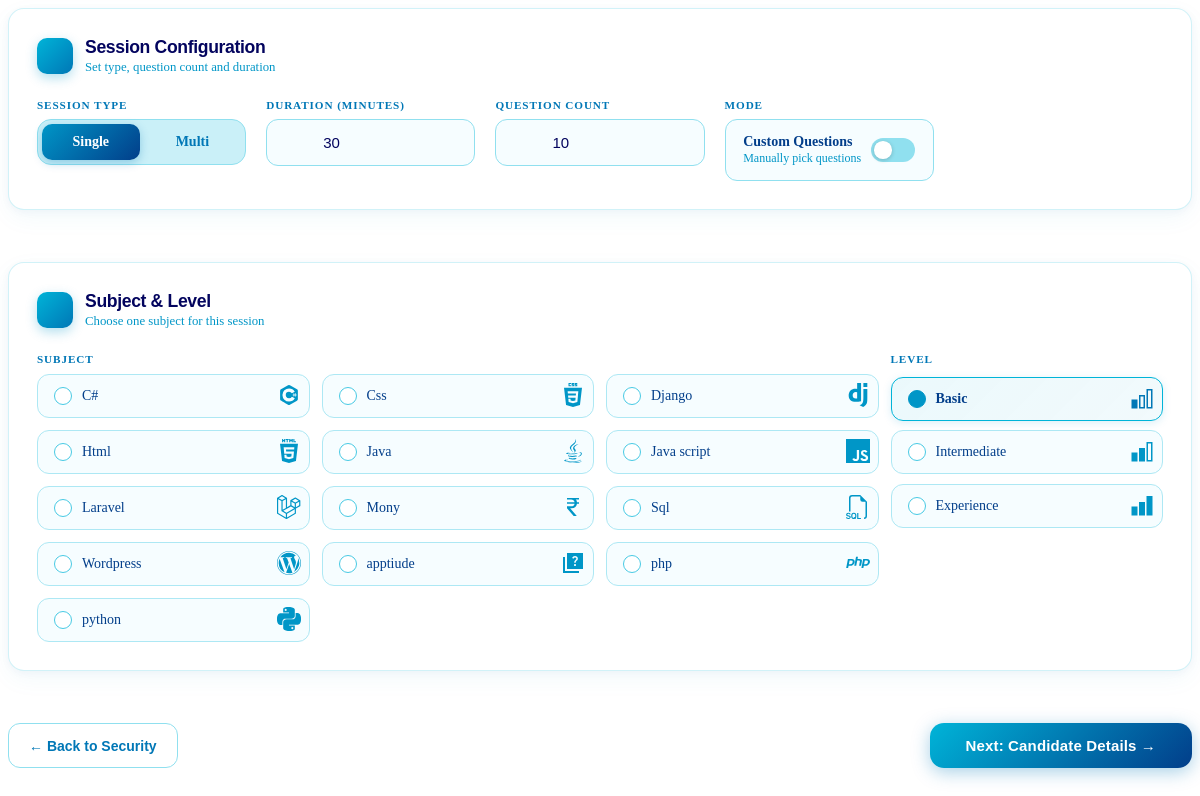
Before: /quiz/security-next/ (signed in) with the older database file.
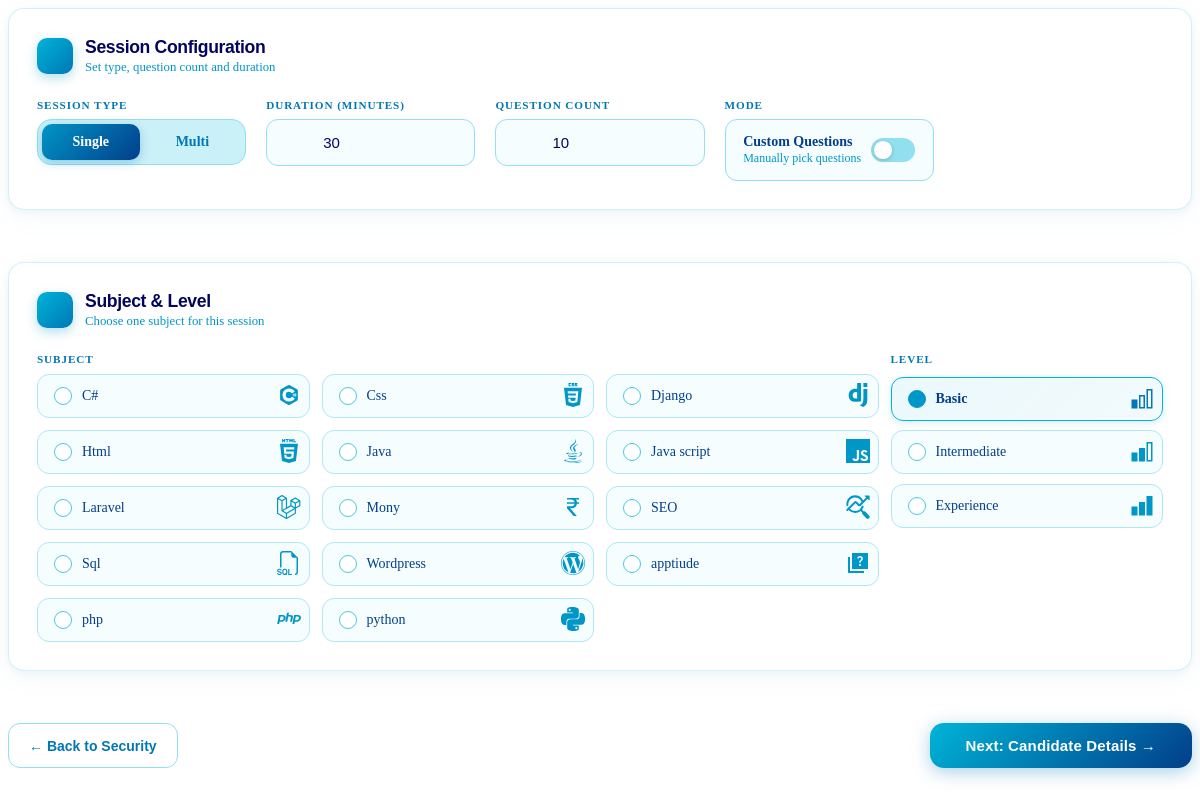
After: the same page with the newer database file.
### dashboard/models.py (models this page shows, shortened)
class TestSubject(models.Model):
    company = models.ForeignKey(Company, on_delete=models.CASCADE, related_name='subjects')
    subject = models.CharField(max_length=150)
    subject_svg = models.TextField(blank=True, null=True)
    created_at = models.DateTimeField(auto_now_add=True)
    class Meta:
        ordering = ['subject']
        unique_together = ('company', 'subject')

### quiz/views.py (the view)
# urls.py: path('security-next/', views.security_next, name='security_next'),
@company_login_required
def security_next(request):
    state = _build_security_state(request.company, request.POST)
    if not _validate_security_state(state, request.company):
        return render(
            request,
            'quiz/_builder_panel.html',
            {'step': 'security', 'security_state': state},
        )
    request.session[PENDING_SECURITY_SETUP_SESSION_KEY] = {
        'full_screen_lock_enabled': state['full_screen_lock_enabled'],
        'pause_lock_enabled': state['pause_lock_enabled'],
        'tab_switch_guard_enabled': state['tab_switch_guard_enabled'],
        'copy_paste_block_enabled': state['copy_paste_block_enabled'],
        'right_click_disable_enabled': state['right_click_disable_enabled'],
        'max_violation_warnings': state['max_violation_warnings'],
    }
    request.session.modified = True
    return render(
        request,
        'quiz/_builder_panel.html',
        {
            'step': 'setup',
            'setup_state': _build_setup_state(request, request.company),
            'level_choices': _level_choices(),
        },
    )

### dashboard/views.py (called while the page is built)
def get_logged_in_company(request):
    company_id = request.session.get('company_id')
    if not company_id:
        return None
    return Company.objects.filter(id=company_id, is_active=True).first()

def company_login_required(view_func):
    @wraps(view_func)
    def wrapper(request, *args, **kwargs):
        company = get_logged_in_company(request)
        if not company:
            return redirect(f"{reverse('dashboard:login')}?next={request.path}")
        request.company = company
        return view_func(request, *args, **kwargs)
    return wrapper

### quiz/views.py (called while the page is built)
def _level_choices():
    return Quiz.LEVEL_CHOICES

def _parse_positive_int(raw_value, default=0):
    try:
        value = int(raw_value)
    except (TypeError, ValueError):
        return default
    return max(value, 0)

def _subject_map(company):
    return {
        subject.id: subject
        for subject in TestSubject.objects.filter(company=company).order_by('subject')
    }

def _subtitle_map(company):
    subtitles = SubTitle.objects.filter(test_subject__company=company).select_related('test_subject').order_by('title')
    return {subtitle.id: subtitle for subtitle in subtitles}

### templates/quiz/_builder_panel.html (shortened to what the changed rows need)
<div id="builder-panel">
{% if step == 'security' %}
{% if security_state.errors %}
    <div class="bp-toast-seed">
        {% for e in security_state.errors %}
            <span class="toast-data" data-toast-level="error" data-toast-title="Security Error">{{ e }}</span>
        {% endfor %}
    </div>
{% endif %}
<form
    id="security-form"
    method="post"
    hx-post="{% url 'quiz:security_next' %}"
    hx-target="#builder-panel"
    hx-swap="outerHTML"
    style="display:flex;flex-direction:column;gap:1.75rem;"
>
    {% csrf_token %}
    <div class="bp-tile">
        <div class="bp-section">
            <div class="bp-section-icon"><iconify-icon icon="mdi:shield-lock" width="26" height="26"></iconify-icon></div>
            <div>
                <div class="bp-section-title">Security Setup</div>
                <div class="bp-section-sub">Choose rules for this test attempt</div>
            </div>
        </div>
        <div class="bp-security-grid">
            {% if security_state.allow_full_screen_lock %}
            <label class="bp-switch-wrap bp-switch-wrap-icon bp-security-card">
                <div class="bp-switch-copy">
                    <span class="bp-switch-copy-icon">
                        <svg xmlns="http://www.w3.org/2000/svg" width="22" height="22" viewBox="0 0 50 50"><path fill="currentColor" d="M2 15.758V2h14.299l5.262 4h-8.769L22 15.758L16.299 21L7 12.251v8.769zM33.752 2H48v13.809l-4 5.261v-8.768L33.997 21.51l-5.364-5.456L37.259 7H28.49zM48 33.752V48H33.701l-5.262-4h8.769L28 33.997l5.701-5.364L43 37.259V28.49zM16.248 48H2V33.701l4-5.262v8.769L16.003 28l5.364 5.701L12.741 43h8.769z"/></svg>
                    </span>
                    <div>
                        <div class="bp-switch-text">Fullscreen Lock</div>
                        <div class="bp-switch-desc">Require the candidate to stay in fullscreen mode</div>
                    </div>
                </div>
                <div class="bp-switch">
                    <input type="checkbox" name="full_screen_lock_enabled" value="1" {% if security_state.full_screen_lock_enabled %}checked{% endif %}>
                    <span class="bp-switch-track"></span>
                </div>
            </label>
            {% endif %}
            {% if security_state.allow_pause_lock %}
            <label class="bp-switch-wrap bp-switch-wrap-icon bp-security-card">
                <div class="bp-switch-copy">
                    <span class="bp-switch-copy-icon">
                        <svg xmlns="http://www.w3.org/2000/svg" width="22" height="22" viewBox="0 0 16 16"><path fill="currentColor" d="M4.5 7a4.5 4.5 0 1 1 0 9a4.5 4.5 0 0 1 0-9M3 9a.5.5 0 0 0-.5.5v4a.5.5 0 0 0 1 0v-4A.5.5 0 0 0 3 9m3 0a.5.5 0 0 0-.5.5v4a.5.5 0 0 0 1 0v-4A.5.5 0 0 0 6 9m3-9a7 7 0 0 1 .404 13.987c.38-.747.596-1.591.596-2.487c0-1.33-.472-2.549-1.258-3.5H11.5a.5.5 0 0 0 0-1H9V3.5a.5.5 0 0 0-1 0v3.757A5.48 5.48 0 0 0 4.5 6a5.5 5.5 0 0 0-2.488.595A7 7 0 0 1 9 0"/></svg>
                    </span>
                    <div>
                        <div class="bp-switch-text">Pause Lock</div>
                        <div class="bp-switch-desc">Require password confirmation to pause or resume</div>
                    </div>
                </div>
                <div class="bp-switch">
                    <input type="checkbox" name="pause_lock_enabled" value="1" {% if security_state.pause_lock_enabled %}checked{% endif %}>
                    <span class="bp-switch-track"></span>
                </div>
            </label>
            {% endif %}
            {% if security_state.allow_tab_switch_guard %}
            <label class="bp-switch-wrap bp-switch-wrap-icon bp-security-card">
                <div class="bp-switch-copy">
                    <span class="bp-switch-copy-icon">
                        <svg xmlns="http://www.w3.org/2000/svg" width="24" height="24" viewBox="0 0 24 24"><path fill="currentColor" d="m11.9 13.5l2.1-2.1l2.1 2.1l1.4-1.4l-2.1-2.1l2.1-2.1l-1.4-1.4L14 8.6l-2.1-2.1l-1.4 1.4l2.1 2.1l-2.1 2.1zM6 18V2h16v16zm-4 4V6h2v14h14v2z"/></svg>
                    </span>
                <div>
                    <div class="bp-switch-text">Tab Switch Guard</div>
                    <div class="bp-switch-desc">Warn when the test page loses focus</div>
                </div>
                </div>
                <div class="bp-switch">
                    <input id="id_tab_switch_guard_enabled" type="checkbox" name="tab_switch_guard_enabled" value="1" {% if security_state.tab_switch_guard_enabled %}checked{% endif %}>
                    <span class="bp-switch-track"></span>
                </div>
            </label>
            <div class="bp-field">
                <label class="bp-label" for="id_max_violation_warnings">Max Violation Warnings</label>
                <div class="bp-input-wrap">
                    <iconify-icon icon="mdi:alert-decagram" width="22" height="22" class="bp-input-icon"></iconify-icon>
                    <input id="id_max_violation_warnings" type="number" min="1" name="max_violation_warnings" value="{{ security_state.max_violation_warnings }}" class="bp-input">
                </div>
            </div>
            {% endif %}
            {% if security_state.allow_copy_paste_block %}
            <label class="bp-switch-wrap bp-switch-wrap-icon bp-security-card">
                <div class="bp-switch-copy">
                    <span class="bp-switch-copy-icon">
                        <iconify-icon icon="mdi:content-copy" width="24" height="24"></iconify-icon>
                    </span>
                    <div>
                        <div class="bp-switch-text">Copy / Paste Block</div>
                        <div class="bp-switch-desc">Prevent copying questions or pasting during the test</div>
                    </div>
                </div>
                <div class="bp-switch">
                    <input type="checkbox" name="copy_paste_block_enabled" value="1" {% if security_state.copy_paste_block_enabled %}checked{% endif %}>
                    <span class="bp-switch-track"></span>
                </div>
            </label>
            {% endif %}
            {% if security_state.allow_right_click_disable %}
            <label class="bp-switch-wrap bp-switch-wrap-icon bp-security-card">
                <div class="bp-switch-copy">
                    <span class="bp-switch-copy-icon">
                        <svg xmlns="http://www.w3.org/2000/svg" width="28" height="28" viewBox="0 0 24 24"><path fill="currentColor" fill-rule="evenodd" d="M12.7 2.346a1 1 0 1 1 .645-1.893c4.396 1.5 7.56 5.665 7.56 10.572a1 1 0 1 1-2 0A9.17 9.17 0 0 0 12.7 2.346m-9.606 8.607c0-3.4 2.559-6.203 5.856-6.587v5.96a3.75 3.75 0 0 0 3.75 3.75h3.656v2.894a6.631 6.631 0 1 1-13.262 0zm13.262 0v1.623H12.7a2.25 2.25 0 0 1-2.25-2.25V4.361a6.63 6.63 0 0 1 5.906 6.592" clip-rule="evenodd"/></svg>
                    </span>
                    <div>
                        <div class="bp-switch-text">Right Click Disable</div>
                        <div class="bp-switch-desc">Disable the browser right-click menu during the test</div>
                    </div>
                </div>
                <div class="bp-switch">
                    <input type="checkbox" name="right_click_disable_enabled" value="1" {% if security_state.right_click_disable_enabled %}checked{% endif %}>
                    <span class="bp-switch-track"></span>
                </div>
            </label>
            {% endif %}
        </div>
        {% if not security_state.allow_full_screen_lock and not security_state.allow_pause_lock and not security_state.allow_tab_switch_guard and not security_state.allow_copy_paste_block and not security_state.allow_right_click_disable %}
            <div class="bp-info-bar" style="margin-top:1.25rem;margin-bottom:0;">
                <span>No security features are available for this company yet.</span>
                <span>Continue with a standard test.</span>
            </div>
        {% endif %}
    </div>
    <div style="display:flex;justify-content:flex-end;padding-bottom:.5rem;">
        <button type="submit" class="bp-btn-primary">Next: Session Setup &rarr;</button>
    </div>
</form>
{% else %}
<form
    id="setup-form"
    method="post"
    hx-post="{% url 'quiz:setup_builder' %}"
    hx-trigger="change delay:300ms"
    hx-target="#builder-panel"
    hx-swap="outerHTML"
    style="display:flex;flex-direction:column;gap:1.75rem;"
>
    {% if setup_state.session_type == 'single' %}
        <div class="bp-tile">
            <div class="bp-sl-outer">
                <div class="bp-sl-subjects">
                    <div class="bp-subject-grid-single">
                        {% for subject_id, subject in setup_state.subject_map.items %}
                            <label class="bp-subject-card" for="ss_{{ subject_id }}">
                                {{ subject.subject }}
                                <div class="bp-subject-svg">
                                    {% if subject.subject_svg %}
                                        {{ subject.subject_svg|safe }}
                                    {% endif %}
                                </div>
                            </label>
                        {% endfor %}
                    </div>
                </div>
            </div>
        </div>
    {% endif %}
</form>
{% endif %}
</div>

Changed rows visible on the page:
added TestSubject: subject "SEO"
